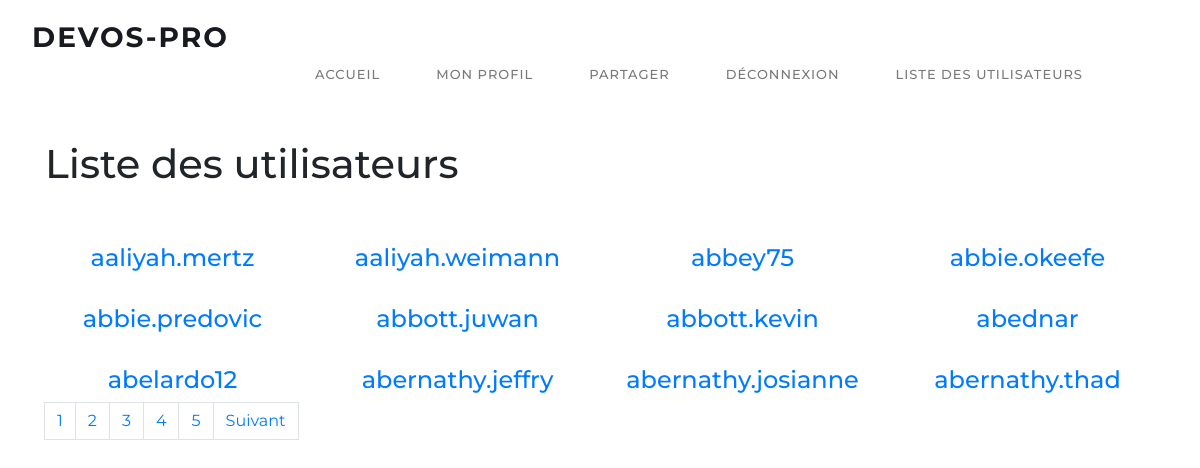
/list_user.php (signed in), run on the app's committed database.
### tables this page shows
CREATE TABLE `users` (
  `id` int(11) NOT NULL AUTO_INCREMENT,
  `name` varchar(255) DEFAULT NULL,
  `pseudo` varchar(255) DEFAULT NULL,
  `email` varchar(255) DEFAULT NULL,
  `password` varchar(255) DEFAULT NULL,
  `active` enum('0','1') DEFAULT '0',
  `created_at` datetime DEFAULT CURRENT_TIMESTAMP,
  `city` varchar(255) DEFAULT NULL,
  `country` varchar(255) DEFAULT NULL,
  `sex` enum('H','F') DEFAULT NULL,
  `twitter` varchar(255) DEFAULT NULL,
  `github` varchar(255) DEFAULT NULL,
  `available_for_job` enum('0','1') DEFAULT '0',
  `bio` text,
  `img` varchar(255) DEFAULT NULL,
  PRIMARY KEY (`id`),
  UNIQUE KEY `pseudo` (`pseudo`),
  UNIQUE KEY `email` (`email`)
);

### includes/functions.php (called while the page is built, shortened)
<?php
if(!function_exists('e')){
    function e($string){
        if($string){
            return htmlspecialchars($string);
        }
    }
}
    if(!function_exists('get_session')){
    function get_session($key){
        if($key){
      return !empty($_SESSION[$key])
         ? e($_SESSION[$key])
         : null;
         }
    }
    }
    if(!function_exists('is_logged_in')){
    function is_logged_in(){
        return isset($_SESSION['user_id']) || isset($_SESSION['pseudo']);
    }
    }

### views/list.view.php (the view, shortened to what this page needs)
<?php include("header.php");
include("includes/functions.php");
?>
<div id="main-content">
<div class="container">
       <h1>Liste des utilisateurs</h1>
       <br>
       <?php foreach (array_chunk($users, 4) as $user_set): ?>
       <div class="row users">
       <?php foreach ($user_set as $user): ?>
            <div class="col-md-3 user-block">
        <br>
            <h4 class="user-block-username">
                <a href="profile.php?id=<?= $user->id ?>">
                <?= e($user->pseudo) ?></a>
            </h4>
            </div>
            <br>
        <?php endforeach; ?>
        </div>
        <?php endforeach; ?>
        <div id="pagination"><?= $pagination ?></div>
</div>
</div>

### list_user.php (shortened to what this page needs)
<?php
require("includes/functions.php");
require("db/database.php");
$req = $db->query("SELECT id FROM users WHERE active='0' ");
	$nbre_total_users = $req->rowCount();
	$nbre_users_par_page = 12;
	$nbre_pages_max_gauche_et_droite = 4;
	$last_page = ceil($nbre_total_users / $nbre_users_par_page);
	if(isset($_GET['page']) && is_numeric($_GET['page'])){
		$page_num = $_GET['page'];
	} else {
		$page_num = 1;
	}
	$limit = 'LIMIT '.($page_num - 1) * $nbre_users_par_page. ',' . $nbre_users_par_page;
    $q = $db ->query("SELECT id, pseudo, email, img FROM users WHERE active='0' ORDER BY pseudo $limit ");
    $users = $q->fetchAll(PDO::FETCH_OBJ);
	$pagination = '<nav>   <ul class="pagination"> ';
	if($last_page != 1){
		$pagination .= '<li  class="active"><a class="page-link" href="#">'.$page_num.'</a></li>';
		for($i = $page_num+1; $i <= $last_page; $i++){
			$pagination .= '<li class="page-item"><a class="page-link" href="list_user.php?page='.$i.'">'.$i.'</a></li> ';
			if($i >= $page_num + $nbre_pages_max_gauche_et_droite){
				break;
			}
		}
		if($page_num != $last_page){
			$next = $page_num + 1;
			$pagination .= '<li><a class="page-link" href="list_user.php?page='.$next.'">Suivant</a></li> ';
		}
	}
    $pagination .= '</ul></nav>';
require("views/list.view.php");

### views/header.php (shortened to what this page needs)
<!DOCTYPE html>
<html lang="fr">
<head>
    <link href="https://cdn.jsdelivr.net/npm/bootstrap@5.0.0-beta2/dist/css/bootstrap.min.css" rel="stylesheet">
  <link rel="stylesheet" href="assets/css/style.css">
  <link rel="stylesheet" href="assets/css/templatemo-lava.css">
  <link rel="stylesheet" href="assets/css/owl-carousel.css">
  <link rel="stylesheet" type="text/css" href="assets/css/bootstrap.min.css">
  <link rel="stylesheet" href="../assets/js/google-code-prettify/prettify.css">
    <link rel="stylesheet" type="text/css" href="assets/css/font-awesome.css">
    <link rel="stylesheet" href="assets/css/main.css">
</head>
<body>
  <header class="  header-area header-sticky ">
      <div class="container">
          <div class="row">
              <div class="col-12">
                  <nav class="main-nav">
                      <a href="index.php" class="logo">Devos-pro</a>
                      <ul class="nav">
                      <li class="nav-item">
                              <li>
                          <li class="scroll-to-section">
                          <a class="nav-link" aria-current="page" href="index.php">Accueil</a>
                          <li class="scroll-to-section">
                          <?php if( is_logged_in() ): ?>
                              <a class="nav-link "  href="profile.php?id=<?= get_session('user_id') ?>">Mon Profil</a> </li>
                              <li class="nav-item">
                              <a class="nav-link" href="../share.php">Partager</a> </li>
                              <li>
                              <a class="nav-link" href="logout.php">Déconnexion</a>
                              </li>
                              <li class="nav-item">
                              <a class="nav-link" href="list_user.php">Liste des utilisateurs</a>
                            </li>
                                        <?php endif; ?>
                                        <li class="nav-item">
                      </ul>
                  </nav>
              </div>
          </div>
      </div>
  </header>

### assets/css/style.css (style rules this page uses)
* { box-sizing: border-box; font-family: "Montserrat", sans-serif; }
body { margin: 0; overflow-x: hidden; }
header { min-height: 100vh; position: relative; }
header .container { max-width: 1368px; margin: 0 auto; padding: 1rem 2rem; }

### assets/css/templatemo-lava.css (style rules this page uses)
html, body, div, span, applet, object, iframe, h1, h2, h3, h4, h5, h6, p, blockquote, div pre, a, abbr, acronym, address, big, cite, code, del, dfn, em, font, img, ins, kbd, q, s, samp, small, strike, strong, sub, sup, tt, var, b, u, i, center, dl, dt, dd, ol, ul, li, figure, header, nav, section, article, aside, footer, figcaption { margin: 0; padding: 0; border: 0; outline: 0; }
ul, li { padding: 0; margin: 0; list-style: none; }
header, nav, section, article, aside, footer, hgroup { display: block; }
* { box-sizing: border-box; }
html, body { font-family: 'Poppins', sans-serif; font-weight: 400; background-color: #fff; font-size: 16px; -ms-text-size-adjust: 100%; -webkit-font-smoothing: antialiased; -moz-osx-font-smoothing: grayscale; }
a { text-decoration: none !important; }
h1, h2, h3, h4, h5, h6 { margin-top: 0px; margin-bottom: 0px; }
ul { margin-bottom: 0px; }
html, body { background: #fff; font-family: 'Poppins', sans-serif; }
.header-area { position: absolute; top: 0px; left: 0px; right: 0px; z-index: 100; height: 100px; -webkit-transition: all .5s ease 0s; -moz-transition: all .5s ease 0s; -o-transition: all .5s ease 0s; transition: all .5s ease 0s; background-color: white; }
.header-area .main-nav { min-height: 80px; background: transparent; }
.header-area .main-nav .logo { color: #191a20; font-size: 28px; font-weight: 700; text-transform: uppercase; letter-spacing: 2px; float: left; -webkit-transition: all 0.3s ease 0s; -moz-transition: all 0.3s ease 0s; -o-transition: all 0.3s ease 0s; transition: all 0.3s ease 0s; }
.header-area .main-nav .nav { float: left; margin-top: 27px; margin-right: 0px; background-color: #fff; padding: 0px 20px; -webkit-transition: all 0.3s ease 0s; -moz-transition: all 0.3s ease 0s; -o-transition: all 0.3s ease 0s; transition: all 0.3s ease 0s; position: relative; z-index: 999; }
.header-area .main-nav .nav li { padding-left: 20px; padding-right: 20px; }
.header-area .main-nav .nav li:last-child { padding-right: 0px; }
.header-area .main-nav .nav li a { display: block; font-weight: 500; font-size: 13px; color: #7a7a7a; text-transform: uppercase; -webkit-transition: all 0.3s ease 0s; -moz-transition: all 0.3s ease 0s; -o-transition: all 0.3s ease 0s; transition: all 0.3s ease 0s; height: 40px; line-height: 40px; border: transparent; letter-spacing: 1px; }
.header-area.header-sticky { min-height: 80px; }
.header-area.header-sticky .nav { margin-top: 20px !important; }
@media (max-width: 1200px) { .header-area .main-nav .nav li { padding-left: 12px; padding-right: 12px; } }
@media (max-width: 1200px) { .header-area .main-nav:before { display: none; } }
@media (min-width: 992px) { .header-area .main-nav .nav { display: flex !important; } }

### assets/css/main.css (style rules this page uses)
body { padding-top: 70px; }
#main-content { margin-top : 70px; }
.nav { position: absolute; top: 10px; right: 10px; }
.user-block { text-align: center; }

### data on the page
users: pseudo "aaliyah.mertz"
users: pseudo "aaliyah.weimann"
users: pseudo "abbey75"
users: pseudo "abbie.okeefe"
users: pseudo "abbie.predovic"
users: pseudo "abbott.juwan"
users: pseudo "abbott.kevin"
users: pseudo "abednar"
users: pseudo "abelardo12"
users: pseudo "abernathy.jeffry"
users: pseudo "abernathy.josianne"
users: pseudo "abernathy.thad"

### other printed values
$page_num "1"
